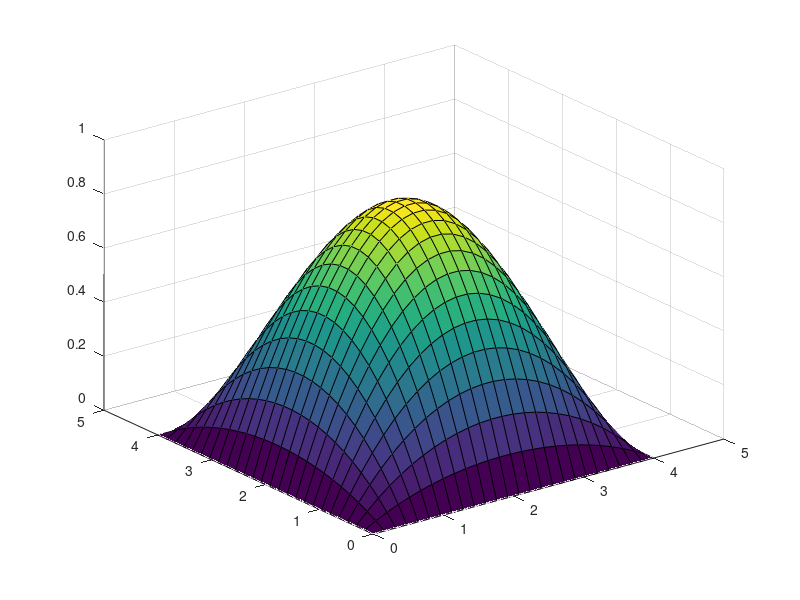

Source code (MATLAB):
clc
clear
close all

m = 5; n = 5;

% X, Y and Z are the point definitions defined in the grid form. The i,jth
% point in the matrix defines the (i*5+j)th point.
X = [
    0 1 2 3 4;
    0 1 2 3 4;
    0 1 2 3 4;
    0 1 2 3 4;
    0 1 2 3 4;
];

Y = [
    0 0 0 0 0;
    1 1 1 1 1;
    2 2 2 2 2;
    3 3 3 3 3;
    4 4 4 4 4;
];

Z = [
    0 0 0 0 0;
    0 1 1 1 0;
    0 1 2 1 0;
    0 1 1 1 0;
    0 0 0 0 0;
];

u = 0:0.04:1;
v = 0:0.04:1;
x = zeros(length(u),length(v));
y = zeros(length(u),length(v));
z = zeros(length(u),length(v));

for k = 1:length(u)
    for l = 1:length(v)
        for i = 0:(m-1)
            for j = 0:(n-1)
                x(k,l) = x(k,l) + nchoosek(m-1,i)*(1-u(k))^(m-i-1)*(u(k)^i)*nchoosek(n-1,j)*(1-v(l))^(n-j-1)*(v(l)^j)*X(i+1,j+1);
                y(k,l) = y(k,l) + nchoosek(m-1,i)*(1-u(k))^(m-i-1)*(u(k)^i)*nchoosek(n-1,j)*(1-v(l))^(n-j-1)*(v(l)^j)*Y(i+1,j+1);
                z(k,l) = z(k,l) + nchoosek(m-1,i)*(1-u(k))^(m-i-1)*(u(k)^i)*nchoosek(n-1,j)*(1-v(l))^(n-j-1)*(v(l)^j)*Z(i+1,j+1);
            end
        end    
    end
end

surf(x,y,z);